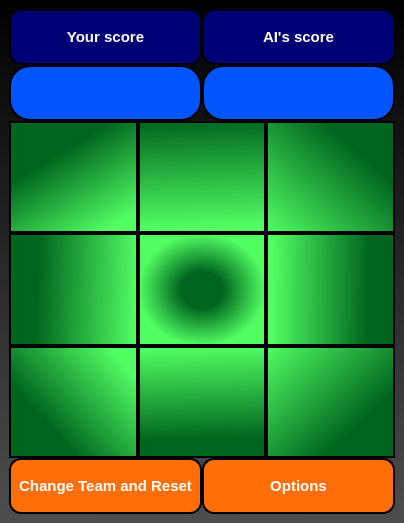
<?xml version="1.0" encoding="UTF-8"?>
<ui version="4.0">
 <class>Board</class>
 <widget class="QMainWindow" name="Board">
  <property name="enabled">
   <bool>true</bool>
  </property>
  <property name="geometry">
   <rect>
    <x>0</x>
    <y>0</y>
    <width>404</width>
    <height>523</height>
   </rect>
  </property>
  <property name="sizePolicy">
   <sizepolicy hsizetype="Expanding" vsizetype="Expanding">
    <horstretch>0</horstretch>
    <verstretch>0</verstretch>
   </sizepolicy>
  </property>
  <property name="minimumSize">
   <size>
    <width>375</width>
    <height>475</height>
   </size>
  </property>
  <property name="sizeIncrement">
   <size>
    <width>0</width>
    <height>0</height>
   </size>
  </property>
  <property name="baseSize">
   <size>
    <width>0</width>
    <height>0</height>
   </size>
  </property>
  <property name="font">
   <font>
    <stylestrategy>PreferDefault</stylestrategy>
    <kerning>true</kerning>
   </font>
  </property>
  <property name="windowTitle">
   <string>Tic Tac Toe</string>
  </property>
  <property name="windowOpacity">
   <double>1.000000000000000</double>
  </property>
  <property name="autoFillBackground">
   <bool>false</bool>
  </property>
  <property name="styleSheet">
   <string notr="true">background-color: qlineargradient(spread:pad, x1:0.447, y1:0, x2:0.436, y2:0.994318, stop:0 rgba(0, 0, 0, 255), stop:1 rgba(77, 77, 77, 255));</string>
  </property>
  <property name="locale">
   <locale language="English" country="UnitedStates"/>
  </property>
  <widget class="QWidget" name="centralwidget">
   <property name="sizePolicy">
    <sizepolicy hsizetype="Ignored" vsizetype="Ignored">
     <horstretch>0</horstretch>
     <verstretch>0</verstretch>
    </sizepolicy>
   </property>
   <property name="minimumSize">
    <size>
     <width>350</width>
     <height>475</height>
    </size>
   </property>
   <property name="sizeIncrement">
    <size>
     <width>0</width>
     <height>0</height>
    </size>
   </property>
   <property name="baseSize">
    <size>
     <width>25</width>
     <height>25</height>
    </size>
   </property>
   <property name="font">
    <font>
     <kerning>false</kerning>
    </font>
   </property>
   <layout class="QGridLayout" name="gridLayout">
    <property name="sizeConstraint">
     <enum>QLayout::SetDefaultConstraint</enum>
    </property>
    <item row="0" column="0">
     <layout class="QVBoxLayout" name="verticalLayout_3" stretch="1,1,6,1">
      <property name="spacing">
       <number>0</number>
      </property>
      <property name="sizeConstraint">
       <enum>QLayout::SetDefaultConstraint</enum>
      </property>
      <property name="leftMargin">
       <number>0</number>
      </property>
      <property name="topMargin">
       <number>0</number>
      </property>
      <property name="rightMargin">
       <number>0</number>
      </property>
      <property name="bottomMargin">
       <number>0</number>
      </property>
      <item>
       <layout class="QHBoxLayout" name="TopLayout">
        <property name="spacing">
         <number>0</number>
        </property>
        <item>
         <widget class="QLabel" name="label_5">
          <property name="sizePolicy">
           <sizepolicy hsizetype="Expanding" vsizetype="Expanding">
            <horstretch>0</horstretch>
            <verstretch>0</verstretch>
           </sizepolicy>
          </property>
          <property name="font">
           <font>
            <family>Segoe UI</family>
            <pointsize>11</pointsize>
            <italic>false</italic>
            <bold>true</bold>
           </font>
          </property>
          <property name="styleSheet">
           <string notr="true">QLabel{
	color: rgb(255, 255, 255);
	border: 2px solid;
	
	font: 700 11pt &quot;Segoe UI&quot;;
	background-color: rgb(0, 0, 118);
  	
	border-radius: 12px;
}</string>
          </property>
          <property name="text">
           <string>Your score</string>
          </property>
          <property name="alignment">
           <set>Qt::AlignCenter</set>
          </property>
          <property name="wordWrap">
           <bool>true</bool>
          </property>
         </widget>
        </item>
        <item>
         <widget class="QLabel" name="label_6">
          <property name="sizePolicy">
           <sizepolicy hsizetype="Expanding" vsizetype="Expanding">
            <horstretch>0</horstretch>
            <verstretch>0</verstretch>
           </sizepolicy>
          </property>
          <property name="font">
           <font>
            <family>Segoe UI</family>
            <pointsize>11</pointsize>
            <italic>false</italic>
            <bold>true</bold>
           </font>
          </property>
          <property name="styleSheet">
           <string notr="true">QLabel{
	color: rgb(255, 255, 255);
	border: 2px solid;
	font: 700 11pt &quot;Segoe UI&quot;;
	background-color: rgb(0, 0, 118);
	border-radius: 12px;
}</string>
          </property>
          <property name="text">
           <string>AI's score</string>
          </property>
          <property name="alignment">
           <set>Qt::AlignCenter</set>
          </property>
          <property name="wordWrap">
           <bool>true</bool>
          </property>
         </widget>
        </item>
       </layout>
      </item>
      <item>
       <layout class="QHBoxLayout" name="ScoreLayout">
        <property name="spacing">
         <number>0</number>
        </property>
        <item>
         <widget class="QPushButton" name="playerScore">
          <property name="enabled">
           <bool>false</bool>
          </property>
          <property name="sizePolicy">
           <sizepolicy hsizetype="Expanding" vsizetype="Expanding">
            <horstretch>0</horstretch>
            <verstretch>0</verstretch>
           </sizepolicy>
          </property>
          <property name="font">
           <font>
            <pointsize>20</pointsize>
            <bold>true</bold>
           </font>
          </property>
          <property name="styleSheet">
           <string notr="true">QPushButton{
	background-color: rgb(0, 85, 255);
	color: rgb(255, 255, 255);
	border: 2px solid;
	border-radius: 21px;

}
</string>
          </property>
          <property name="text">
           <string/>
          </property>
         </widget>
        </item>
        <item>
         <widget class="QPushButton" name="AIsScore">
          <property name="enabled">
           <bool>false</bool>
          </property>
          <property name="sizePolicy">
           <sizepolicy hsizetype="Expanding" vsizetype="Expanding">
            <horstretch>0</horstretch>
            <verstretch>0</verstretch>
           </sizepolicy>
          </property>
          <property name="font">
           <font>
            <pointsize>20</pointsize>
            <bold>true</bold>
           </font>
          </property>
          <property name="styleSheet">
           <string notr="true">QPushButton{
	
	background-color: rgb(0, 85, 255);
	color: rgb(255, 255, 255);
	border: 2px solid;
	border-radius: 21px;

}
</string>
          </property>
          <property name="text">
           <string/>
          </property>
         </widget>
        </item>
       </layout>
      </item>
      <item>
       <layout class="QGridLayout" name="XOLayout" rowstretch="1,1,1" columnstretch="1,1,1" rowminimumheight="0,0,0" columnminimumwidth="0,0,0">
        <property name="sizeConstraint">
         <enum>QLayout::SetDefaultConstraint</enum>
        </property>
        <property name="leftMargin">
         <number>0</number>
        </property>
        <property name="rightMargin">
         <number>0</number>
        </property>
        <property name="spacing">
         <number>0</number>
        </property>
        <item row="1" column="1">
         <widget class="QPushButton" name="GButton5">
          <property name="sizePolicy">
           <sizepolicy hsizetype="Ignored" vsizetype="Expanding">
            <horstretch>0</horstretch>
            <verstretch>0</verstretch>
           </sizepolicy>
          </property>
          <property name="font">
           <font>
            <family>Meiryo UI</family>
            <pointsize>69</pointsize>
            <italic>false</italic>
            <bold>true</bold>
            <underline>false</underline>
            <strikeout>false</strikeout>
            <stylestrategy>PreferDefault</stylestrategy>
            <kerning>true</kerning>
           </font>
          </property>
          <property name="cursor">
           <cursorShape>PointingHandCursor</cursorShape>
          </property>
          <property name="layoutDirection">
           <enum>Qt::LeftToRight</enum>
          </property>
          <property name="styleSheet">
           <string notr="true">QPushButton{
	
	
	
	background-color: qradialgradient(spread:pad, cx:0.5, cy:0.5, radius:0.5, fx:0.5, fy:0.505682, stop:0.329609 rgba(0, 102, 31, 255), stop:1 rgba(82, 255, 99, 255));
	color: rgb(181, 45, 21);
	border: 2px solid;
}</string>
          </property>
          <property name="locale">
           <locale language="English" country="UnitedStates"/>
          </property>
          <property name="text">
           <string notr="true"/>
          </property>
          <property name="default">
           <bool>true</bool>
          </property>
         </widget>
        </item>
        <item row="2" column="0">
         <widget class="QPushButton" name="GButton7">
          <property name="sizePolicy">
           <sizepolicy hsizetype="Ignored" vsizetype="Expanding">
            <horstretch>0</horstretch>
            <verstretch>0</verstretch>
           </sizepolicy>
          </property>
          <property name="font">
           <font>
            <family>Meiryo UI</family>
            <pointsize>69</pointsize>
            <italic>false</italic>
            <bold>true</bold>
            <underline>false</underline>
            <strikeout>false</strikeout>
            <stylestrategy>PreferDefault</stylestrategy>
            <kerning>true</kerning>
           </font>
          </property>
          <property name="cursor">
           <cursorShape>PointingHandCursor</cursorShape>
          </property>
          <property name="layoutDirection">
           <enum>Qt::LeftToRight</enum>
          </property>
          <property name="styleSheet">
           <string notr="true">QPushButton{
	
	
	background-color: qlineargradient(spread:pad, x1:0.328145, y1:0.726, x2:0.960894, y2:0.239, stop:0 rgba(0, 102, 31, 255), stop:1 rgba(82, 255, 99, 255));
	color: rgb(181, 45, 21);
	border: 2px solid;
}</string>
          </property>
          <property name="locale">
           <locale language="English" country="UnitedStates"/>
          </property>
          <property name="text">
           <string notr="true"/>
          </property>
          <property name="default">
           <bool>true</bool>
          </property>
         </widget>
        </item>
        <item row="0" column="1">
         <widget class="QPushButton" name="GButton2">
          <property name="sizePolicy">
           <sizepolicy hsizetype="Ignored" vsizetype="Expanding">
            <horstretch>0</horstretch>
            <verstretch>0</verstretch>
           </sizepolicy>
          </property>
          <property name="font">
           <font>
            <family>Meiryo UI</family>
            <pointsize>69</pointsize>
            <italic>false</italic>
            <bold>true</bold>
            <underline>false</underline>
            <strikeout>false</strikeout>
            <stylestrategy>PreferDefault</stylestrategy>
            <kerning>true</kerning>
           </font>
          </property>
          <property name="cursor">
           <cursorShape>PointingHandCursor</cursorShape>
          </property>
          <property name="layoutDirection">
           <enum>Qt::LeftToRight</enum>
          </property>
          <property name="styleSheet">
           <string notr="true">QPushButton{
	background-color: qlineargradient(spread:pad, x1:0.481, y1:0, x2:0.514, y2:0.960227, stop:0 rgba(0, 102, 31, 255), stop:1 rgba(82, 255, 99, 255));
	color: rgb(181, 45, 21);
	border: 2px solid;
}</string>
          </property>
          <property name="locale">
           <locale language="English" country="UnitedStates"/>
          </property>
          <property name="text">
           <string notr="true"/>
          </property>
          <property name="default">
           <bool>true</bool>
          </property>
         </widget>
        </item>
        <item row="1" column="0">
         <widget class="QPushButton" name="GButton4">
          <property name="sizePolicy">
           <sizepolicy hsizetype="Ignored" vsizetype="Expanding">
            <horstretch>0</horstretch>
            <verstretch>0</verstretch>
           </sizepolicy>
          </property>
          <property name="font">
           <font>
            <family>Meiryo UI</family>
            <pointsize>69</pointsize>
            <italic>false</italic>
            <bold>true</bold>
            <underline>false</underline>
            <strikeout>false</strikeout>
            <stylestrategy>PreferDefault</stylestrategy>
            <kerning>true</kerning>
           </font>
          </property>
          <property name="cursor">
           <cursorShape>PointingHandCursor</cursorShape>
          </property>
          <property name="layoutDirection">
           <enum>Qt::LeftToRight</enum>
          </property>
          <property name="styleSheet">
           <string notr="true">QPushButton{
	
	background-color: qlineargradient(spread:pad, x1:0.222, y1:0.493045, x2:1, y2:0.517682, stop:0 rgba(0, 102, 31, 255), stop:1 rgba(82, 255, 99, 255));
	color: rgb(181, 45, 21);
	border: 2px solid;
}</string>
          </property>
          <property name="locale">
           <locale language="English" country="UnitedStates"/>
          </property>
          <property name="text">
           <string notr="true"/>
          </property>
          <property name="default">
           <bool>true</bool>
          </property>
         </widget>
        </item>
        <item row="1" column="2">
         <widget class="QPushButton" name="GButton6">
          <property name="sizePolicy">
           <sizepolicy hsizetype="Ignored" vsizetype="Expanding">
            <horstretch>0</horstretch>
            <verstretch>0</verstretch>
           </sizepolicy>
          </property>
          <property name="font">
           <font>
            <family>Meiryo UI</family>
            <pointsize>69</pointsize>
            <italic>false</italic>
            <bold>true</bold>
            <underline>false</underline>
            <strikeout>false</strikeout>
            <stylestrategy>PreferDefault</stylestrategy>
            <kerning>true</kerning>
           </font>
          </property>
          <property name="cursor">
           <cursorShape>PointingHandCursor</cursorShape>
          </property>
          <property name="layoutDirection">
           <enum>Qt::LeftToRight</enum>
          </property>
          <property name="styleSheet">
           <string notr="true">QPushButton{
	
	
	background-color: qlineargradient(spread:pad, x1:0.791453, y1:0.516, x2:0.0391061, y2:0.511, stop:0 rgba(0, 102, 31, 255), stop:1 rgba(82, 255, 99, 255));
	color: rgb(181, 45, 21);
	border: 2px solid;
}</string>
          </property>
          <property name="locale">
           <locale language="English" country="UnitedStates"/>
          </property>
          <property name="text">
           <string notr="true"/>
          </property>
          <property name="default">
           <bool>true</bool>
          </property>
         </widget>
        </item>
        <item row="2" column="2">
         <widget class="QPushButton" name="GButton9">
          <property name="sizePolicy">
           <sizepolicy hsizetype="Ignored" vsizetype="Expanding">
            <horstretch>0</horstretch>
            <verstretch>0</verstretch>
           </sizepolicy>
          </property>
          <property name="font">
           <font>
            <family>Meiryo UI</family>
            <pointsize>69</pointsize>
            <italic>false</italic>
            <bold>true</bold>
            <underline>false</underline>
            <strikeout>false</strikeout>
            <stylestrategy>PreferDefault</stylestrategy>
            <kerning>true</kerning>
           </font>
          </property>
          <property name="cursor">
           <cursorShape>PointingHandCursor</cursorShape>
          </property>
          <property name="layoutDirection">
           <enum>Qt::LeftToRight</enum>
          </property>
          <property name="styleSheet">
           <string notr="true">QPushButton{
	
	
	background-color: qlineargradient(spread:pad, x1:0.73, y1:0.674909, x2:0, y2:0, stop:0 rgba(0, 102, 31, 255), stop:1 rgba(82, 255, 99, 255));
	color: rgb(181, 45, 21);
	border: 2px solid;
}</string>
          </property>
          <property name="locale">
           <locale language="English" country="UnitedStates"/>
          </property>
          <property name="text">
           <string notr="true"/>
          </property>
          <property name="default">
           <bool>true</bool>
          </property>
         </widget>
        </item>
        <item row="0" column="0">
         <widget class="QPushButton" name="GButton1">
          <property name="sizePolicy">
           <sizepolicy hsizetype="Ignored" vsizetype="Expanding">
            <horstretch>0</horstretch>
            <verstretch>0</verstretch>
           </sizepolicy>
          </property>
          <property name="font">
           <font>
            <family>Meiryo UI</family>
            <pointsize>69</pointsize>
            <italic>false</italic>
            <bold>true</bold>
            <underline>false</underline>
            <strikeout>false</strikeout>
            <stylestrategy>PreferDefault</stylestrategy>
            <kerning>true</kerning>
           </font>
          </property>
          <property name="cursor">
           <cursorShape>PointingHandCursor</cursorShape>
          </property>
          <property name="layoutDirection">
           <enum>Qt::LeftToRight</enum>
          </property>
          <property name="styleSheet">
           <string notr="true">QPushButton{
	background-color: qlineargradient(spread:pad, x1:0.479243, y1:0.232, x2:0.916, y2:0.87, stop:0 rgba(0, 102, 31, 255), stop:1 rgba(82, 255, 99, 255));
	border: 2px solid;
	color: rgb(181, 45, 21);

}</string>
          </property>
          <property name="locale">
           <locale language="English" country="UnitedStates"/>
          </property>
          <property name="text">
           <string notr="true"/>
          </property>
          <property name="default">
           <bool>true</bool>
          </property>
         </widget>
        </item>
        <item row="0" column="2">
         <widget class="QPushButton" name="GButton3">
          <property name="sizePolicy">
           <sizepolicy hsizetype="Ignored" vsizetype="Expanding">
            <horstretch>0</horstretch>
            <verstretch>0</verstretch>
           </sizepolicy>
          </property>
          <property name="font">
           <font>
            <family>Meiryo UI</family>
            <pointsize>69</pointsize>
            <italic>false</italic>
            <bold>true</bold>
            <underline>false</underline>
            <strikeout>false</strikeout>
            <stylestrategy>PreferDefault</stylestrategy>
            <kerning>true</kerning>
           </font>
          </property>
          <property name="cursor">
           <cursorShape>PointingHandCursor</cursorShape>
          </property>
          <property name="layoutDirection">
           <enum>Qt::LeftToRight</enum>
          </property>
          <property name="styleSheet">
           <string notr="true">QPushButton{
	
	
	background-color: qlineargradient(spread:pad, x1:0.724, y1:0.294591, x2:0, y2:1, stop:0 rgba(0, 102, 31, 255), stop:1 rgba(82, 255, 99, 255));
	color: rgb(181, 45, 21);
	border: 2px solid;
}</string>
          </property>
          <property name="locale">
           <locale language="English" country="UnitedStates"/>
          </property>
          <property name="text">
           <string notr="true"/>
          </property>
          <property name="default">
           <bool>true</bool>
          </property>
         </widget>
        </item>
        <item row="2" column="1">
         <widget class="QPushButton" name="GButton8">
          <property name="sizePolicy">
           <sizepolicy hsizetype="Ignored" vsizetype="Expanding">
            <horstretch>0</horstretch>
            <verstretch>0</verstretch>
           </sizepolicy>
          </property>
          <property name="font">
           <font>
            <family>Meiryo UI</family>
            <pointsize>69</pointsize>
            <italic>false</italic>
            <bold>true</bold>
            <underline>false</underline>
            <strikeout>false</strikeout>
            <stylestrategy>PreferDefault</stylestrategy>
            <kerning>true</kerning>
           </font>
          </property>
          <property name="cursor">
           <cursorShape>PointingHandCursor</cursorShape>
          </property>
          <property name="layoutDirection">
           <enum>Qt::LeftToRight</enum>
          </property>
          <property name="styleSheet">
           <string notr="true">QPushButton{
	
	
	background-color: qlineargradient(spread:pad, x1:0.507, y1:0.828273, x2:0.480615, y2:0, stop:0 rgba(0, 102, 31, 255), stop:1 rgba(82, 255, 99, 255));
	color: rgb(181, 45, 21);
	border: 2px solid;
}</string>
          </property>
          <property name="locale">
           <locale language="English" country="UnitedStates"/>
          </property>
          <property name="text">
           <string notr="true"/>
          </property>
          <property name="default">
           <bool>true</bool>
          </property>
         </widget>
        </item>
       </layout>
      </item>
      <item>
       <layout class="QHBoxLayout" name="OptionsLayout" stretch="0,0">
        <property name="spacing">
         <number>0</number>
        </property>
        <item>
         <widget class="QPushButton" name="changeTeamButton">
          <property name="sizePolicy">
           <sizepolicy hsizetype="Expanding" vsizetype="Expanding">
            <horstretch>0</horstretch>
            <verstretch>0</verstretch>
           </sizepolicy>
          </property>
          <property name="font">
           <font>
            <family>Segoe UI</family>
            <pointsize>11</pointsize>
            <italic>false</italic>
            <bold>true</bold>
           </font>
          </property>
          <property name="autoFillBackground">
           <bool>false</bool>
          </property>
          <property name="styleSheet">
           <string notr="true">QPushButton {
	color: rgb(255, 255, 255);
	border: 2px solid;
	font: 700 11pt &quot;Segoe UI&quot;;
	background-color: rgb(255, 110, 7);
	border-radius: 12px;
}</string>
          </property>
          <property name="text">
           <string>Change Team and Reset</string>
          </property>
         </widget>
        </item>
        <item>
         <widget class="QPushButton" name="Menu">
          <property name="sizePolicy">
           <sizepolicy hsizetype="Expanding" vsizetype="Expanding">
            <horstretch>0</horstretch>
            <verstretch>0</verstretch>
           </sizepolicy>
          </property>
          <property name="minimumSize">
           <size>
            <width>0</width>
            <height>0</height>
           </size>
          </property>
          <property name="baseSize">
           <size>
            <width>0</width>
            <height>0</height>
           </size>
          </property>
          <property name="font">
           <font>
            <family>Segoe UI</family>
            <pointsize>11</pointsize>
            <italic>false</italic>
            <bold>true</bold>
           </font>
          </property>
          <property name="cursor">
           <cursorShape>PointingHandCursor</cursorShape>
          </property>
          <property name="styleSheet">
           <string notr="true">QPushButton {
	color: rgb(255, 255, 255);
	border: 2px solid;
	font: 700 11pt &quot;Segoe UI&quot;;
	background-color: rgb(255, 110, 7);
	border-radius: 12px;
}</string>
          </property>
          <property name="text">
           <string>Options</string>
          </property>
         </widget>
        </item>
       </layout>
      </item>
     </layout>
    </item>
   </layout>
  </widget>
 </widget>
 <resources/>
 <connections/>
</ui>
